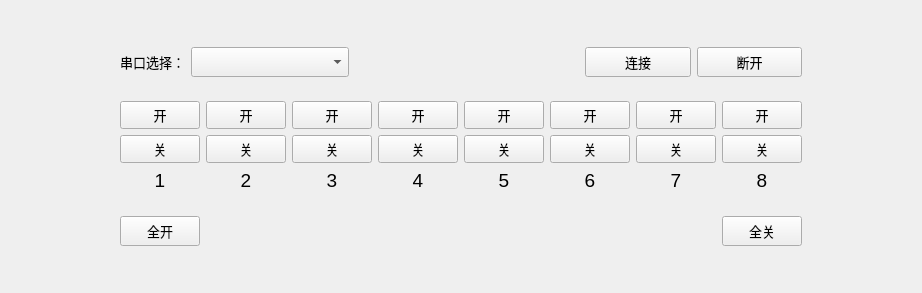
<?xml version="1.0" encoding="UTF-8"?>
<ui version="4.0">
 <class>Widget</class>
 <widget class="QWidget" name="Widget">
  <property name="geometry">
   <rect>
    <x>0</x>
    <y>0</y>
    <width>922</width>
    <height>293</height>
   </rect>
  </property>
  <property name="windowTitle">
   <string>智能电源 iBanana SR-828 控制器</string>
  </property>
  <property name="windowIcon">
   <iconset resource="SPC.qrc">
    <normaloff>:/spclogo.ico</normaloff>:/spclogo.ico</iconset>
  </property>
  <layout class="QGridLayout" name="gridLayout_2">
   <item row="0" column="1">
    <spacer name="verticalSpacer_2">
     <property name="orientation">
      <enum>Qt::Vertical</enum>
     </property>
     <property name="sizeHint" stdset="0">
      <size>
       <width>20</width>
       <height>73</height>
      </size>
     </property>
    </spacer>
   </item>
   <item row="1" column="0">
    <spacer name="horizontalSpacer_10">
     <property name="orientation">
      <enum>Qt::Horizontal</enum>
     </property>
     <property name="sizeHint" stdset="0">
      <size>
       <width>734</width>
       <height>20</height>
      </size>
     </property>
    </spacer>
   </item>
   <item row="1" column="1">
    <widget class="QWidget" name="widget" native="true">
     <layout class="QVBoxLayout" name="verticalLayout">
      <item>
       <widget class="QWidget" name="widget_1" native="true">
        <layout class="QHBoxLayout" name="horizontalLayout_2">
         <item>
          <widget class="QLabel" name="label_47">
           <property name="minimumSize">
            <size>
             <width>0</width>
             <height>30</height>
            </size>
           </property>
           <property name="font">
            <font>
             <pointsize>10</pointsize>
            </font>
           </property>
           <property name="text">
            <string>串口选择：</string>
           </property>
          </widget>
         </item>
         <item>
          <widget class="QComboBox" name="comboBox_powerLink">
           <property name="sizePolicy">
            <sizepolicy hsizetype="Preferred" vsizetype="Fixed">
             <horstretch>3</horstretch>
             <verstretch>0</verstretch>
            </sizepolicy>
           </property>
           <property name="minimumSize">
            <size>
             <width>0</width>
             <height>30</height>
            </size>
           </property>
           <property name="font">
            <font>
             <pointsize>10</pointsize>
            </font>
           </property>
          </widget>
         </item>
         <item>
          <spacer name="horizontalSpacer_9">
           <property name="orientation">
            <enum>Qt::Horizontal</enum>
           </property>
           <property name="sizeHint" stdset="0">
            <size>
             <width>230</width>
             <height>20</height>
            </size>
           </property>
          </spacer>
         </item>
         <item>
          <widget class="QPushButton" name="btn_PowerConnect">
           <property name="sizePolicy">
            <sizepolicy hsizetype="Minimum" vsizetype="Fixed">
             <horstretch>2</horstretch>
             <verstretch>0</verstretch>
            </sizepolicy>
           </property>
           <property name="minimumSize">
            <size>
             <width>0</width>
             <height>30</height>
            </size>
           </property>
           <property name="font">
            <font>
             <pointsize>10</pointsize>
            </font>
           </property>
           <property name="text">
            <string>连接</string>
           </property>
          </widget>
         </item>
         <item>
          <widget class="QPushButton" name="btn_PowerDisconnect">
           <property name="sizePolicy">
            <sizepolicy hsizetype="Minimum" vsizetype="Fixed">
             <horstretch>2</horstretch>
             <verstretch>0</verstretch>
            </sizepolicy>
           </property>
           <property name="minimumSize">
            <size>
             <width>0</width>
             <height>30</height>
            </size>
           </property>
           <property name="font">
            <font>
             <pointsize>10</pointsize>
            </font>
           </property>
           <property name="text">
            <string>断开</string>
           </property>
          </widget>
         </item>
        </layout>
       </widget>
      </item>
      <item>
       <widget class="QWidget" name="widget_2" native="true">
        <layout class="QGridLayout" name="gridLayout">
         <item row="0" column="10">
          <widget class="QPushButton" name="btn_on_6">
           <property name="font">
            <font>
             <pointsize>10</pointsize>
            </font>
           </property>
           <property name="text">
            <string>开</string>
           </property>
          </widget>
         </item>
         <item row="2" column="6">
          <widget class="QLabel" name="label_4">
           <property name="font">
            <font>
             <pointsize>14</pointsize>
            </font>
           </property>
           <property name="text">
            <string>4</string>
           </property>
           <property name="alignment">
            <set>Qt::AlignCenter</set>
           </property>
          </widget>
         </item>
         <item row="2" column="2">
          <widget class="QLabel" name="label_2">
           <property name="font">
            <font>
             <pointsize>14</pointsize>
            </font>
           </property>
           <property name="text">
            <string>2</string>
           </property>
           <property name="alignment">
            <set>Qt::AlignCenter</set>
           </property>
          </widget>
         </item>
         <item row="0" column="7">
          <spacer name="horizontalSpacer_5">
           <property name="orientation">
            <enum>Qt::Horizontal</enum>
           </property>
           <property name="sizeHint" stdset="0">
            <size>
             <width>40</width>
             <height>20</height>
            </size>
           </property>
          </spacer>
         </item>
         <item row="1" column="8">
          <widget class="QPushButton" name="btn_off_5">
           <property name="font">
            <font>
             <pointsize>10</pointsize>
            </font>
           </property>
           <property name="text">
            <string>关</string>
           </property>
          </widget>
         </item>
         <item row="2" column="0">
          <widget class="QLabel" name="label_1">
           <property name="font">
            <font>
             <pointsize>14</pointsize>
            </font>
           </property>
           <property name="text">
            <string>1</string>
           </property>
           <property name="alignment">
            <set>Qt::AlignCenter</set>
           </property>
          </widget>
         </item>
         <item row="0" column="3">
          <spacer name="horizontalSpacer_3">
           <property name="orientation">
            <enum>Qt::Horizontal</enum>
           </property>
           <property name="sizeHint" stdset="0">
            <size>
             <width>40</width>
             <height>20</height>
            </size>
           </property>
          </spacer>
         </item>
         <item row="0" column="2">
          <widget class="QPushButton" name="btn_on_2">
           <property name="font">
            <font>
             <pointsize>10</pointsize>
            </font>
           </property>
           <property name="text">
            <string>开</string>
           </property>
          </widget>
         </item>
         <item row="0" column="9">
          <spacer name="horizontalSpacer_6">
           <property name="orientation">
            <enum>Qt::Horizontal</enum>
           </property>
           <property name="sizeHint" stdset="0">
            <size>
             <width>40</width>
             <height>20</height>
            </size>
           </property>
          </spacer>
         </item>
         <item row="1" column="14">
          <widget class="QPushButton" name="btn_off_8">
           <property name="font">
            <font>
             <pointsize>10</pointsize>
            </font>
           </property>
           <property name="text">
            <string>关</string>
           </property>
          </widget>
         </item>
         <item row="2" column="10">
          <widget class="QLabel" name="label_6">
           <property name="font">
            <font>
             <pointsize>14</pointsize>
            </font>
           </property>
           <property name="text">
            <string>6</string>
           </property>
           <property name="alignment">
            <set>Qt::AlignCenter</set>
           </property>
          </widget>
         </item>
         <item row="0" column="14">
          <widget class="QPushButton" name="btn_on_8">
           <property name="font">
            <font>
             <pointsize>10</pointsize>
            </font>
           </property>
           <property name="text">
            <string>开</string>
           </property>
          </widget>
         </item>
         <item row="0" column="0">
          <widget class="QPushButton" name="btn_on_1">
           <property name="font">
            <font>
             <pointsize>10</pointsize>
            </font>
           </property>
           <property name="text">
            <string>开</string>
           </property>
          </widget>
         </item>
         <item row="1" column="0">
          <widget class="QPushButton" name="btn_off_1">
           <property name="font">
            <font>
             <pointsize>10</pointsize>
            </font>
           </property>
           <property name="text">
            <string>关</string>
           </property>
          </widget>
         </item>
         <item row="0" column="6">
          <widget class="QPushButton" name="btn_on_4">
           <property name="font">
            <font>
             <pointsize>10</pointsize>
            </font>
           </property>
           <property name="text">
            <string>开</string>
           </property>
          </widget>
         </item>
         <item row="0" column="11">
          <spacer name="horizontalSpacer_7">
           <property name="orientation">
            <enum>Qt::Horizontal</enum>
           </property>
           <property name="sizeHint" stdset="0">
            <size>
             <width>40</width>
             <height>20</height>
            </size>
           </property>
          </spacer>
         </item>
         <item row="1" column="6">
          <widget class="QPushButton" name="btn_off_4">
           <property name="font">
            <font>
             <pointsize>10</pointsize>
            </font>
           </property>
           <property name="text">
            <string>关</string>
           </property>
          </widget>
         </item>
         <item row="2" column="8">
          <widget class="QLabel" name="label_5">
           <property name="font">
            <font>
             <pointsize>14</pointsize>
            </font>
           </property>
           <property name="text">
            <string>5</string>
           </property>
           <property name="alignment">
            <set>Qt::AlignCenter</set>
           </property>
          </widget>
         </item>
         <item row="1" column="4">
          <widget class="QPushButton" name="btn_off_3">
           <property name="font">
            <font>
             <pointsize>10</pointsize>
            </font>
           </property>
           <property name="text">
            <string>关</string>
           </property>
          </widget>
         </item>
         <item row="0" column="1">
          <spacer name="horizontalSpacer_2">
           <property name="orientation">
            <enum>Qt::Horizontal</enum>
           </property>
           <property name="sizeHint" stdset="0">
            <size>
             <width>40</width>
             <height>20</height>
            </size>
           </property>
          </spacer>
         </item>
         <item row="0" column="4">
          <widget class="QPushButton" name="btn_on_3">
           <property name="font">
            <font>
             <pointsize>10</pointsize>
            </font>
           </property>
           <property name="text">
            <string>开</string>
           </property>
          </widget>
         </item>
         <item row="0" column="13">
          <spacer name="horizontalSpacer_8">
           <property name="orientation">
            <enum>Qt::Horizontal</enum>
           </property>
           <property name="sizeHint" stdset="0">
            <size>
             <width>40</width>
             <height>20</height>
            </size>
           </property>
          </spacer>
         </item>
         <item row="1" column="10">
          <widget class="QPushButton" name="btn_off_6">
           <property name="font">
            <font>
             <pointsize>10</pointsize>
            </font>
           </property>
           <property name="text">
            <string>关</string>
           </property>
          </widget>
         </item>
         <item row="1" column="12">
          <widget class="QPushButton" name="btn_off_7">
           <property name="font">
            <font>
             <pointsize>10</pointsize>
            </font>
           </property>
           <property name="text">
            <string>关</string>
           </property>
          </widget>
         </item>
         <item row="2" column="4">
          <widget class="QLabel" name="label_3">
           <property name="font">
            <font>
             <pointsize>14</pointsize>
            </font>
           </property>
           <property name="text">
            <string>3</string>
           </property>
           <property name="alignment">
            <set>Qt::AlignCenter</set>
           </property>
          </widget>
         </item>
         <item row="2" column="14">
          <widget class="QLabel" name="label_8">
           <property name="font">
            <font>
             <pointsize>14</pointsize>
            </font>
           </property>
           <property name="layoutDirection">
            <enum>Qt::LeftToRight</enum>
           </property>
           <property name="autoFillBackground">
            <bool>false</bool>
           </property>
           <property name="text">
            <string>8</string>
           </property>
           <property name="alignment">
            <set>Qt::AlignCenter</set>
           </property>
          </widget>
         </item>
         <item row="1" column="2">
          <widget class="QPushButton" name="btn_off_2">
           <property name="font">
            <font>
             <pointsize>10</pointsize>
            </font>
           </property>
           <property name="text">
            <string>关</string>
           </property>
          </widget>
         </item>
         <item row="0" column="8">
          <widget class="QPushButton" name="btn_on_5">
           <property name="font">
            <font>
             <pointsize>10</pointsize>
            </font>
           </property>
           <property name="text">
            <string>开</string>
           </property>
          </widget>
         </item>
         <item row="2" column="12">
          <widget class="QLabel" name="label_7">
           <property name="font">
            <font>
             <pointsize>14</pointsize>
            </font>
           </property>
           <property name="text">
            <string>7</string>
           </property>
           <property name="alignment">
            <set>Qt::AlignCenter</set>
           </property>
          </widget>
         </item>
         <item row="0" column="5">
          <spacer name="horizontalSpacer_4">
           <property name="orientation">
            <enum>Qt::Horizontal</enum>
           </property>
           <property name="sizeHint" stdset="0">
            <size>
             <width>40</width>
             <height>20</height>
            </size>
           </property>
          </spacer>
         </item>
         <item row="0" column="12">
          <widget class="QPushButton" name="btn_on_7">
           <property name="font">
            <font>
             <pointsize>10</pointsize>
            </font>
           </property>
           <property name="text">
            <string>开</string>
           </property>
          </widget>
         </item>
        </layout>
       </widget>
      </item>
      <item>
       <widget class="QWidget" name="widget_3" native="true">
        <layout class="QHBoxLayout" name="horizontalLayout">
         <item>
          <widget class="QPushButton" name="btn_on_all">
           <property name="minimumSize">
            <size>
             <width>0</width>
             <height>30</height>
            </size>
           </property>
           <property name="font">
            <font>
             <pointsize>10</pointsize>
            </font>
           </property>
           <property name="text">
            <string>全开</string>
           </property>
          </widget>
         </item>
         <item>
          <spacer name="horizontalSpacer">
           <property name="orientation">
            <enum>Qt::Horizontal</enum>
           </property>
           <property name="sizeHint" stdset="0">
            <size>
             <width>639</width>
             <height>20</height>
            </size>
           </property>
          </spacer>
         </item>
         <item>
          <widget class="QPushButton" name="btn_off_all">
           <property name="minimumSize">
            <size>
             <width>0</width>
             <height>30</height>
            </size>
           </property>
           <property name="font">
            <font>
             <pointsize>10</pointsize>
            </font>
           </property>
           <property name="text">
            <string>全关</string>
           </property>
          </widget>
         </item>
        </layout>
       </widget>
      </item>
     </layout>
    </widget>
   </item>
   <item row="1" column="2">
    <spacer name="horizontalSpacer_11">
     <property name="orientation">
      <enum>Qt::Horizontal</enum>
     </property>
     <property name="sizeHint" stdset="0">
      <size>
       <width>734</width>
       <height>20</height>
      </size>
     </property>
    </spacer>
   </item>
   <item row="2" column="1">
    <spacer name="verticalSpacer">
     <property name="orientation">
      <enum>Qt::Vertical</enum>
     </property>
     <property name="sizeHint" stdset="0">
      <size>
       <width>20</width>
       <height>72</height>
      </size>
     </property>
    </spacer>
   </item>
  </layout>
 </widget>
 <resources>
  <include location="SPC.qrc"/>
 </resources>
 <connections/>
</ui>
